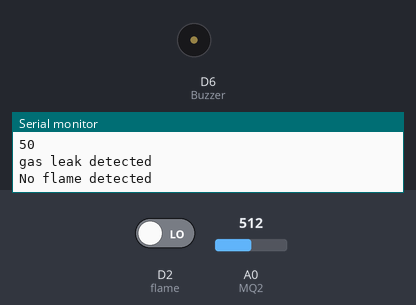
Simulated run of this sketch. Board: ESP8266 (NodeMCU). Shown: buzzer (waves = sounding, pin HIGH), the last lines printed to the serial monitor. Inputs (shaded band) come from the test bench; at power-on: D2 (flame) LOW, A0 (MQ2) = 512. WiFi joins after 1.5 s; servers stay silent unless stated.

Above: at 3.0 s.
3.1 s: D2 (flame) driven HIGH
At 3.8 s:
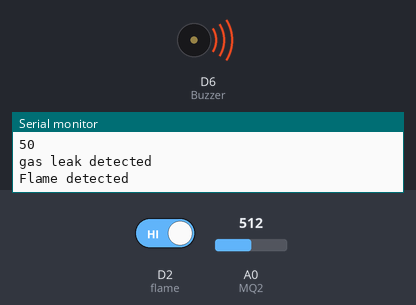
4.6 s: D2 (flame) driven LOW
At 4.9 s:
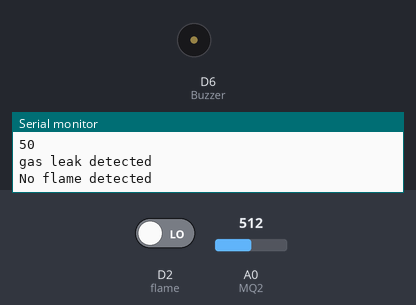
Timing chart, 0 to 7.6 s (numbered marks = the images above; inputs shaded):
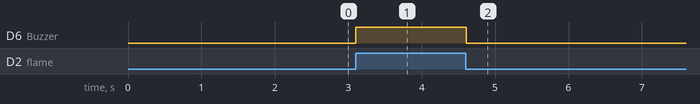

The sketch:

PBL_Project.ino
```cpp
#define BLYNK_PRINT Serial
#define BLYNK_TEMPLATE_ID "TMPL3B-5X3vYD"
#define BLYNK_TEMPLATE_NAME "Home Automatioon"
#define BLYNK_AUTH_TOKEN "62mDaEvW-AFF5Y1jm669QJUTUs5oZv-H"
#include <ESP8266WiFi.h>
#include <BlynkSimpleEsp8266.h>
//#include <DHT.h>

char auth[] = BLYNK_AUTH_TOKEN;
char ssid[] = "cdot-L";
char pass[] = "kartik1409";

//DHT dht(D4, DHT11); //(sensor pin,sensor type)
BlynkTimer timer;
bool pirbutton = 0;

#define Buzzer D6
#define MQ2 A0
#define flame D2

BLYNK_WRITE(V0) {
  pirbutton = param.asInt();
}

void setup() {

  Serial.begin(9600);
  pinMode(Buzzer, OUTPUT);
  pinMode(flame, INPUT);

  Blynk.begin(auth, ssid, pass);
  timer.setInterval(100L, gassensor);

  timer.setInterval(100L, flamesensor);

}

void gassensor() {
  int value = analogRead(MQ2);

  value = map(value, 0, 1024, 0, 100);
  Serial.println(value);
  if (value <= 16) {
    digitalWrite(Buzzer, LOW);
  } else if (value > 16) {
    Serial.println("gas leak detected");
    Blynk.logEvent("gas_leak", "Warning! Gas leak has been detected");
    digitalWrite(Buzzer, HIGH);
  }
  Blynk.virtualWrite(V1, value);

}
void flamesensor() {
  bool value = digitalRead(flame );
  if (value == 1) {
    digitalWrite(Buzzer, HIGH);
    Serial.println("Flame detected");
    Blynk.logEvent("fire_alert", "Warning! Fire was detected");
  } else {
    Serial.println("No flame detected");
    digitalWrite(Buzzer, LOW);
  }
}


void loop() {

  Blynk.run();
  timer.run();
}
```

Measured:
- after the input at 3.1 s, D6 (Buzzer): LOW → HIGH at once
- after the input at 4.6 s, D6 (Buzzer): HIGH → LOW at once
